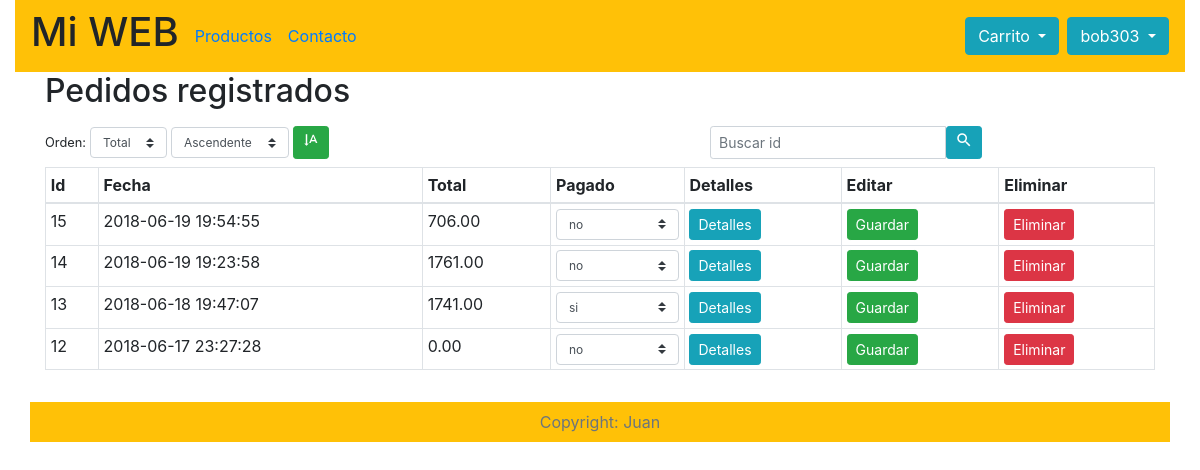
/admin_pedidos.php (signed in), run on an earlier commit of the app's database.
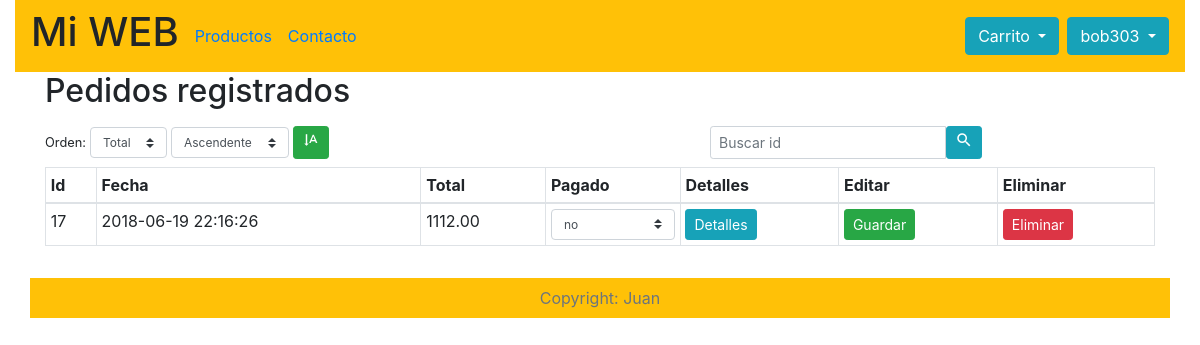
And on a later commit of the database.
### tables this page shows
CREATE TABLE `pedidos` (
  `id` int(10) NOT NULL,
  `id_cliente` int(20) NOT NULL,
  `fecha` timestamp NOT NULL DEFAULT CURRENT_TIMESTAMP,
  `total` decimal(10,2) NOT NULL,
  `pagado` enum('si','no') NOT NULL DEFAULT 'no'
);

### librerias/consultas_bd.php (called while the page is built, shortened)
<?php
function is_admin($conexion, $email)
{
    $consulta = mysqli_query($conexion, "SELECT * FROM usuarios WHERE email = '$email'");
    if ($consulta->num_rows > 0) {
        $registro = mysqli_fetch_array($consulta);
        if ($registro['rol'] == 'admin') {
            return true;
        }
    }
    return false;
}
function list_registros($conexion, $tabla, $orden, $tipo, $id_categoria)
{
    if ($id_categoria != "todos") {
        $sql = "SELECT * FROM $tabla WHERE id_categoria = '$id_categoria' ORDER BY $orden $tipo";
    } else {
        $sql = "SELECT * FROM $tabla ORDER BY $orden $tipo";
    }
    $consulta = mysqli_query($conexion, $sql);
    return $consulta;
}

### admin_pedidos.php (the view, shortened to what the changed rows need)
<?php
    include "database/conexion_bd.php";
    include "librerias/consultas_bd.php";
    $titulo = "Pedidos registrados";
    if($_SESSION['email'] && is_admin($conexion,$_SESSION['email'])){
        if (isset($_POST['buscar'])) {
           echo "Hola";
            $consulta = buscar($conexion, 'pedidos', 'id', $_POST['texto']);
            $titulo = "Buscando: <i>" . $_POST['texto'] . "...</i>";
        }else if (isset($_POST['ordenar'])) {
            $consulta = list_registros($conexion, 'pedidos', $_POST['orden'], $_POST['tipo'], "todos");
        } else {
            $consulta = list_registros($conexion, 'pedidos', 'fecha', "DESC", "todos");
        }
?>
    <!doctype html>
    <html lang="es">
    <head>
        <?php include "plantillas/plantilla_cabecera.php";?>
    </head>
    <body>
        <div class="container-fluid">
            <?php include "plantillas/plantilla_navegacion.php";?>
            <div class="container">
                <div class="row">
                    <div class="col-12">
                        <h2><?=$titulo;?></h2>
                        <div class="row">
                            <div class="col-12">
                                <?php include "plantillas/plantilla_buscador_pedidos.php"?>
                            </div>
                        </div>
                        <table class="table table-sm table-bordered table-hover">
                            <thead>
                                <tr>
                                    <th scope="col">Id</th>
                                    <th scope="col">Fecha</th>
                                    <th scope="col">Total</th>
                                    <th scope="col">Pagado</th>
                                    <th scope="col">Detalles</th>
                                    <th scope="col">Editar</th>
                                    <th scope="col">Eliminar</th>
                                </tr>
                            </thead>
                            <?php
                                while ($row = mysqli_fetch_array($consulta)) { ?>
                                    <form action="" method="post">
                                    <tr>
                                        <td><?=$row['id'];?></td>
                                        <td><?=$row['fecha'];?></td>
                                        <td>
                                        <?php
                                            if($row['pagado'] == 'no'){
                                                print_r(total_pedido($conexion, $row['id']));
                                            }
                                            else{
                                                echo $row['total'];
                                            }
                                        ?>
                                        </td>
                                        <td>
                                            <select class="custom-select custom-select-sm" name="pagado" id="pagado">
                                            <?php
                                                if($row['pagado'] == 'si'){
                                                    echo "<option value='si' selected>si</option>";
                                                }
                                                else{
                                                    echo "<option value='no' selected>no</option>";
                                                }
                                            ?>
                                            </select>
                                        </td>
                                        <td><a class='btn btn-sm btn-info' href='detalles_pedido.php?id_pedido=<?=$row['id'];?>'>Detalles</a></td>
                                        <td>
                                            <button type="submit" name="guardar" class='btn btn-sm btn-success'>Guardar</button>
                                        </td>
                                        <td><a class='btn btn-sm btn-danger' href='?eliminar_id=<?=$row['id'];?>'>Eliminar</a></td>
                                    </tr>
                                   </form>
                             <?php } ?>
                        </table>
                    </div>
                </div>
            </div>
            <div class="container-fluid">
                <?php include "plantillas/plantilla_pie.php";?>
            </div>
        </div>
    </body>
    </html>
    <?php } ?>

What changed in the data, as far as the page shows it:
removed pedidos: id "15", fecha "2018-06-19 19:54:55", total "706.00", pagado "no"
removed pedidos: id "14", fecha "2018-06-19 19:23:58", total "1761.00", pagado "no"
removed pedidos: id "13", fecha "2018-06-18 19:47:07", total "1741.00", pagado "si"
removed pedidos: id "12", fecha "2018-06-17 23:27:28", value "0.00", pagado "no"
added pedidos: id "17", fecha "2018-06-19 22:16:26", value "1112.00", pagado "no"
